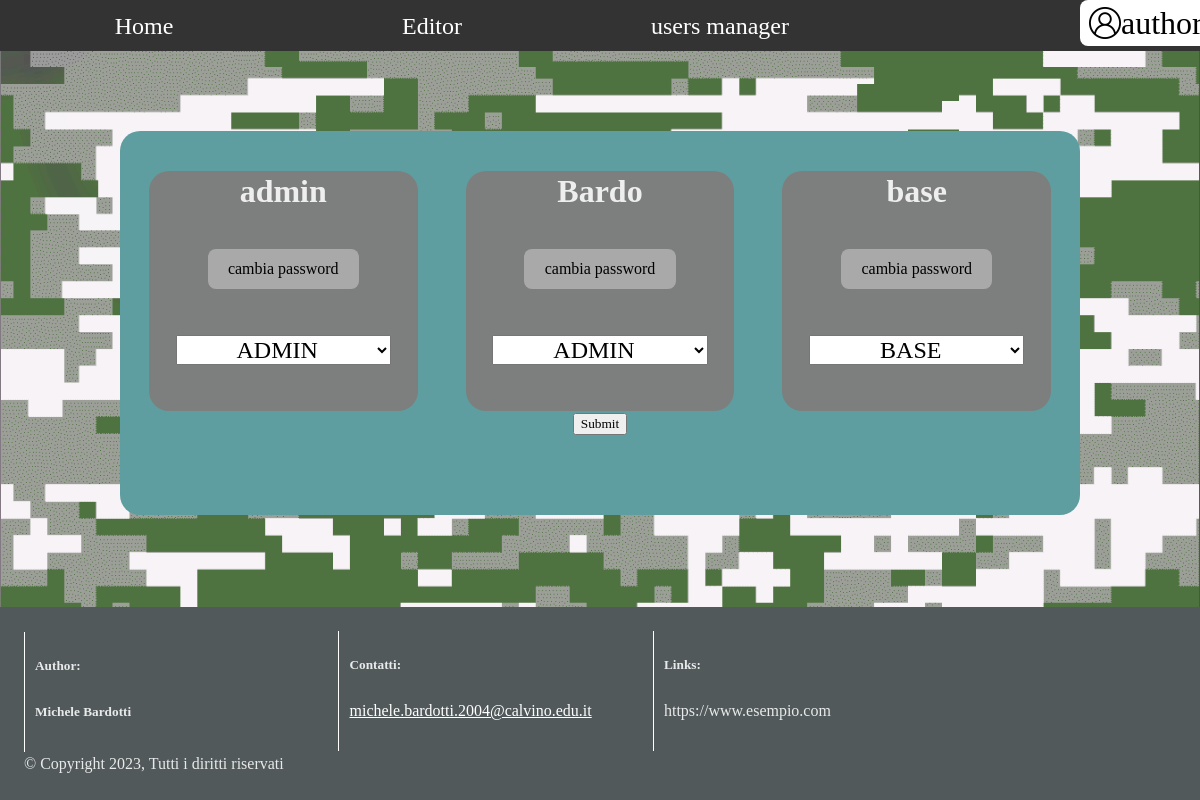
The page /manager.php (signed in) on the database its author committed.
### tables this page shows
CREATE TABLE `utenti` (
  `username` varchar(50) NOT NULL,
  `email` varchar(50) DEFAULT NULL,
  `password` varchar(255) DEFAULT NULL,
  `ruolo` varchar(255) DEFAULT 'BASE'
);

### manager.php (the view, shortened to what this page needs)
<?php
$pdo = new PDO("mysql:host=localhost; dbname=blog", "root", "");
?>
<!DOCTYPE html>
<html lang="it">
<head>
    <link rel="stylesheet" href="./css/common.css">
    <link rel="stylesheet" href="./css/manager.css">
</head>
<body>
    <div id="root">
        <div>
        <nav>
            <ul>
                <li><a href="./index.php">Home</a></li>
                <li>
                    <?php
                    $text = "SELECT ruolo FROM utenti WHERE username = ?";
                    $query= $pdo->prepare($text);
                    $query->execute([$_SESSION['user']]);
                    $row = $query->fetch();
                    if($row['ruolo']=='ADMIN' || $row['ruolo']=='AUTHOR'){
                        echo '<a href="./editor.php">Editor</a>';
                    }else{
                        $title = "'ALT!'";
                        $content = "'Questa sezione è accessibile solo alle persone autorizzate. Vuoi richiedere un ruolo da autore o admin?'";
                        echo '<a onclick="customAlert.alert('.$content.','.$title.')">Editor</a>';
                    }
                    ?>
                </li>
                <li><?php
                    if(!empty($_SESSION['user'])){
                        $text = "SELECT ruolo FROM utenti WHERE username = ?";
                        $query= $pdo->prepare($text);
                        $query->execute([$_SESSION['user']]);
                        $row = $query->fetch();
                        if($row['ruolo']=='ADMIN'){
                            echo '<a href="./manager.php">users manager</a>';
                        }
                    }
                    ?>
                </li>
                <li id="logli"><div id="loginBtn"
                ><img src="./img/account.png" alt="">
                <?php
                    if(!empty($_SESSION['user'])){
                        echo '<p>'.$_SESSION["user"]."</p>";
                    }
                    else{
                        echo '<p>Accedi</p>';
                    }
                ?>
                </div>
            </li>
            </ul>
            </nav>
            <div class="App">
            <div id='bodyManager'>
                <div id="container">
                    <?php
                    try{
                        $text = "SELECT username, ruolo FROM utenti WHERE username NOT LIKE ? ORDER BY username";
                        $query= $pdo->prepare($text);
                        $query->execute([$_SESSION['user']]);
                        $row = $query->fetchAll();
                    }
                        catch (PDOException $e){
                        echo "Nessun utente modificabile: solo tu sei registrato quì".$e;
                        exit();
                    }
                    if ($row != null) {
                        for($i=0;$i<sizeof($row);$i++){
                            echo "<div class='top' id='1'>
                            <h3 id='titleArtSec'>".$row[$i]['username']."</h3>
                            <input type='hidden' name='username".$i."' value='".$row[$i]['username']."' form='roleform'></input>
                            <div class='passBtnContainer'><button class='passBtn' id='".$row[$i]['username']."' onclick='passChange(this)'>cambia password</button></div>
                            <select id='choose' name='rolelist".$i."' form='roleform'>";
                            switch ($row[$i]['ruolo']) {
                                case 'BASE':
                                    echo "<option selected='selected' value='BASE'>BASE</option>
                                    <option value='AUTHOR'>AUTHOR</option>
                                    <option value='ADMIN'>ADMIN</option>";
                                    break;
                                case 'ADMIN':
                                    echo "<option value='BASE'>BASE</option>
                                    <option value='AUTHOR'>AUTHOR</option>
                                    <option selected='selected' value='ADMIN'>ADMIN</option>";
                                    break;
                            }
                            echo "</select>
                            </div>";
                        }
                    }
                    ?>
                    <form action="" onsubmit="return updateProfil(event,this)" method="post" id="roleform" enctype="multipart/form-data">
                        <input id="send" type="submit">
                    </form>
                </div>
            </div>
        </div>
    </div>
    </div><footer>
    <div class="foot" id="crediti">
        <h5>Author:</h5>
        <h5>Michele Bardotti</h5>
    </div>
    <div class="foot" id="contatti">
        <h5>Contatti:</h5><a href="mailto:michele.bardotti.2004@calvino.edu.it">michele.bardotti.2004@calvino.edu.it</a>
    </div>
    <div class="foot" id="links">
        <h5>Links:</h5><a>https://www.esempio.com</a>
    </div>
    <div>© Copyright 2023, Tutti i diritti riservati</div>
</footer>
</body>
</html>

### css/common.css (style rules this page uses)
* { font-family: font; }
:root { font-family: font; font-size: 16px; line-height: 24px; font-weight: 400; color-scheme: light dark; color: rgba(255, 255, 255, 0.87); background-color: #242424; font-synthesis: none; text-rendering: optimizeLegibility; -webkit-font-smoothing: antialiased; -moz-osx-font-smoothing: grayscale; -webkit-text-size-adjust: 100%; }
#root { position:inherit; width: 100%; text-align: center; }
html { min-height: 100vh; }
body { place-items:initial; min-width: 320px; min-height: 100vh; margin:0; display: flex; flex-direction: column; background-image:url('../img/background1.png'); background-repeat: no-repeat; background-size: cover; }
button { border-radius: 8px; border: 1px solid transparent; padding: 0.6em 1.2em; font-size: 1em; font-weight: 500; font-family: inherit; background-color: #1a1a1a; cursor: pointer; transition: border-color 0.25s; }
nav { z-index: 999; position: sticky; top:0; }
ul { list-style-type: none; margin: 0; padding: 0; overflow: hidden; background-color: #333; }
li { width: 24%; float: left; }
#loginBtn { background-color: white; width: 100%; color: black; display: inline-flex; align-items: center; border-radius: 8px; border: 1px solid transparent; max-height: 4vh; padding: 0.5vw 1vh; font-size: 1em; font-weight: 500; font-family: inherit; cursor: pointer; transition: border-color 0.25s; }
#loginBtn img { max-height: 4vh; height: auto; }
#loginBtn p { text-align: center; font-size: 200%; margin:0; }
li a { font-size: 3vh; min-height: 3vh; padding: 1.7vh 1vw; display: block; color: white; text-align: center; text-decoration: none; transition: background-color 0.5s, color 0.5s; }
#logli { width: 10%; float: right; align-items: baseline; }
footer { margin-top: auto; padding: 2%; background-color: rgb(81, 89, 91); }
.foot { height: 15vh; width: 20%; display: inline-block; text-align: left; padding-left: 10px; border-left: 1px white solid; }
#crediti { margin-right: 3%; }
#contatti { margin-right: 3%; margin-left: 3%; }
#links { margin-left: 3%; }
#contatti a { color:white }

### css/manager.css (style rules this page uses)
#container { margin-top: 10vh; padding-top: 5vh; margin-bottom: 10vh; padding-bottom: 10vh; height: 50%; width: 80%; margin-left: auto; margin-right: auto; background-color: cadetblue; border-radius: 20px; }
.top { height: 30vh; text-overflow: ellipsis; overflow: hidden; display: inline-flex; align-items: flex-start; justify-content: center; flex-wrap: wrap; width: 28%; margin-right: 2.5%; margin-left: 2.5%; background-color: rgb(125,127,126); border-radius: 20px; transition: background-color 0.5s; }
#titleArtSec { font-size: 200%; width: 100%; margin:1vh 0; }
#choose { font-size: 150%; text-align: center; width: 80%; margin:1vh 0; }
.passBtnContainer { width: 100%; }
.passBtn { background-color: darkgray; }

### rows shown on the page
utenti: username "admin", ruolo "ADMIN"
utenti: username "Bardo", ruolo "ADMIN"
utenti: username "base", ruolo "BASE"
